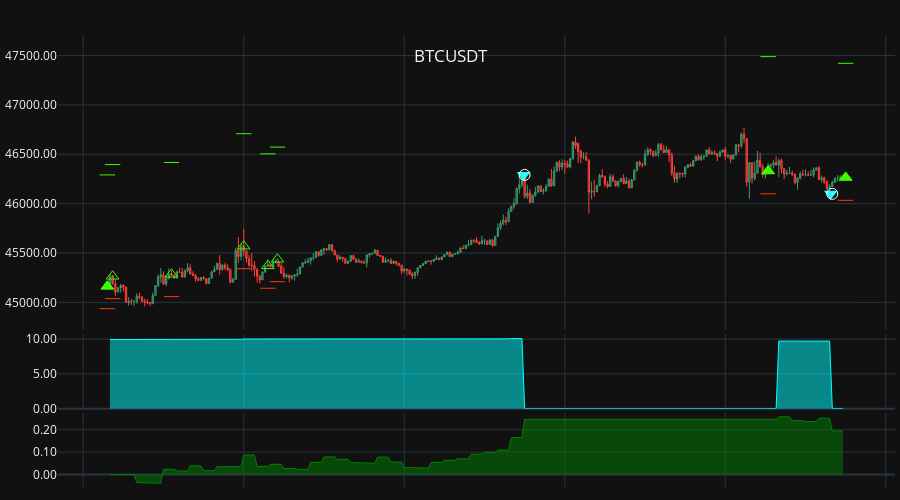

The code cell stored with this chart in its notebook:
### Code cell
chart_signals(rep[1], symbol, ohlc, '1Min',  show_signals=True, height=500)

### Figure 1 — Plotly figure (JSON) as saved in the notebook; plotly's stock layout.template omitted (floating-point values rounded to 4 significant figures; data arrays with more than 128 entries replaced by an {"elided": "..."} marker saying what was removed)
{"data": [{"close": {"elided": "275 float values"}, "high": {"elided": "275 float values"}, "line": {"width": 1}, "low": {"elided": "275 float values"}, "name": "Master_0", "open": {"elided": "275 float values"}, "type": "candlestick", "uid": "41ac2852-3d28-47f0-89e6-9dbd2550c74f", "x": {"elided": "275 str values"}, "xaxis": "x", "yaxis": "y"}, {"marker": {"color": "#3cfa00", "size": 12, "symbol": "triangle-up"}, "mode": "markers", "name": "BOT", "type": "scatter", "uid": "29d125da-0136-46e5-b3df-1497fcf642b6", "x": ["2024-01-10T15:09:01", "2024-01-10T19:16:01", "2024-01-10T19:44:59"], "xaxis": "x", "y": [45160.0, 46330.0, 46260.0], "yaxis": "y"}, {"marker": {"color": "#20ffff", "size": 12, "symbol": "triangle-down"}, "mode": "markers", "name": "SLD", "type": "scatter", "uid": "b65e3107-b71c-4970-991c-84d69811145a", "x": ["2024-01-10T17:44:36", "2024-01-10T19:39:24"], "xaxis": "x", "y": [46291, 46100.0], "yaxis": "y"}, {"marker": {"color": "#3cfa00", "size": 11, "symbol": "triangle-up-open-dot"}, "mode": "markers", "name": "LONG", "text": ["", "", "", "", "", "", "", ""], "type": "scatter", "uid": "7e19fd37-210b-4d15-8fa1-cc2fe8742e38", "x": ["2024-01-10T15:09:01", "2024-01-10T15:10:59", "2024-01-10T15:32:59", "2024-01-10T15:59:59", "2024-01-10T16:09:01", "2024-01-10T16:12:36", "2024-01-10T19:16:01", "2024-01-10T19:44:59"], "xaxis": "x", "y": [45160.0, 45260.0, 45280.0, 45569, 45370.0, 45440.0, 46330.0, 46260.0], "yaxis": "y"}, {"marker": {"color": "#3cfa00", "size": 11, "symbol": "line-ew-open"}, "mode": "markers", "name": "Take", "type": "scatter", "uid": "ef5ab4c5-f46b-47fe-8f98-3c12df0c9c6e", "x": ["2024-01-10T15:09:01", "2024-01-10T15:10:59", "2024-01-10T15:32:59", "2024-01-10T15:59:59", "2024-01-10T16:09:01", "2024-01-10T16:12:36", "2024-01-10T19:16:01", "2024-01-10T19:44:59"], "xaxis": "x", "y": [46291, 46400.0, 46420.0, 46710.0, 46500.0, 46570.0, 47490.0, 47420.0], "yaxis": "y"}, {"marker": {"color": "#fa3c00", "size": 11, "symbol": "line-ew-open"}, "mode": "markers", "name": "Stop", "type": "scatter", "uid": "a085e6bd-2292-44ed-bcb8-aaff63fbcce1", "x": ["2024-01-10T15:09:01", "2024-01-10T15:10:59", "2024-01-10T15:32:59", "2024-01-10T15:59:59", "2024-01-10T16:09:01", "2024-01-10T16:12:36", "2024-01-10T19:16:01", "2024-01-10T19:44:59"], "xaxis": "x", "y": [44940.0, 45040.0, 45060.0, 45340.0, 45140.0, 45210.0, 46100.0, 46030.0], "yaxis": "y"}, {"marker": {"color": "#20ffff", "size": 11, "symbol": "triangle-down-open-dot"}, "mode": "markers", "name": "SHORTS", "text": [], "type": "scatter", "uid": "e53c6653-7cba-4eaa-8c8a-92439bfa2f45", "x": [], "xaxis": "x", "y": [], "yaxis": "y"}, {"marker": {"color": "#3cfa00", "size": 11, "symbol": "line-ew-open"}, "mode": "markers", "name": "Take", "type": "scatter", "uid": "566a43e9-d84c-4f5d-91d8-17fd7f2c5d37", "x": [], "xaxis": "x", "y": [], "yaxis": "y"}, {"marker": {"color": "#fa3c00", "size": 11, "symbol": "line-ew-open"}, "mode": "markers", "name": "Stop", "type": "scatter", "uid": "bd063623-d679-48fa-956c-90a480297c28", "x": [], "xaxis": "x", "y": [], "yaxis": "y"}, {"marker": {"color": "#ffffff", "size": 11, "symbol": "circle-open-dot"}, "mode": "markers", "name": "EXITS", "text": ["Take triggered", "Stop triggered"], "type": "scatter", "uid": "cb6b3421-799a-4244-a658-3b6dde05adc0", "x": ["2024-01-10T17:44:59", "2024-01-10T19:39:59"], "xaxis": "x", "y": [46291, 46100.0], "yaxis": "y"}, {"fill": "tozeroy", "line": {"color": "cyan", "width": 1}, "mode": "lines", "name": "Leverage", "type": "scatter", "uid": "2f420632-07f6-4793-9a89-04815915a121", "x": {"elided": "275 str values"}, "xaxis": "x", "y": {"elided": "275 float values"}, "yaxis": "y2"}, {"fill": "tozeroy", "line": {"color": "green", "width": 1}, "mode": "lines", "name": "BTCUSDT_PnL", "type": "scatter", "uid": "2bcbe35b-a7a2-4689-8e07-eeb5effc0ad8", "x": {"elided": "275 str values"}, "xaxis": "x", "y": {"elided": "275 float values"}, "yaxis": "y3"}], "layout": {"dragmode": "zoom", "height": 500, "hoverdistance": 1000, "hovermode": "x unified", "margin": {"b": 5, "l": 5, "r": 5, "t": 35}, "modebar": {"add": ["drawline", "drawopenpath", "drawrect", "eraseshape"]}, "newshape": {"line": {"color": "yellow", "width": 1}}, "showlegend": false, "title": {"text": " BTCUSDT", "x": 0.5, "xanchor": "center", "y": 0.9, "yanchor": "top"}, "xaxis": {"anchor": "y", "domain": [0, 1], "hoverformat": "%d-%b-%y %H:%M", "matches": "x3", "rangeslider": {"visible": false}, "showspikes": true, "showticklabels": false, "spikecolor": "#306020", "spikedash": "dot", "spikemode": "across", "spikesnap": "cursor", "spikethickness": 1}, "xaxis2": {"anchor": "y2", "domain": [0, 1], "matches": "x3", "showspikes": true, "showticklabels": false, "spikecolor": "#306020", "spikedash": "dot", "spikemode": "across", "spikesnap": "cursor", "spikethickness": 1}, "xaxis3": {"anchor": "y3", "domain": [0, 1], "showspikes": true, "spikecolor": "#306020", "spikedash": "dot", "spikemode": "across", "spikesnap": "cursor", "spikethickness": 1}, "yaxis": {"anchor": "x", "domain": [0.3467, 1], "hoverformat": ".2f", "spikecolor": "#306020", "spikesnap": "cursor", "spikethickness": 1, "tickformat": ".2f"}, "yaxis2": {"anchor": "x2", "domain": [0.1733, 0.3367], "spikecolor": "#306020", "spikesnap": "cursor", "spikethickness": 1, "tickformat": ".2f"}, "yaxis3": {"anchor": "x3", "domain": [0, 0.1633], "spikecolor": "#306020", "spikesnap": "cursor", "spikethickness": 1, "tickformat": ".2f"}}}
